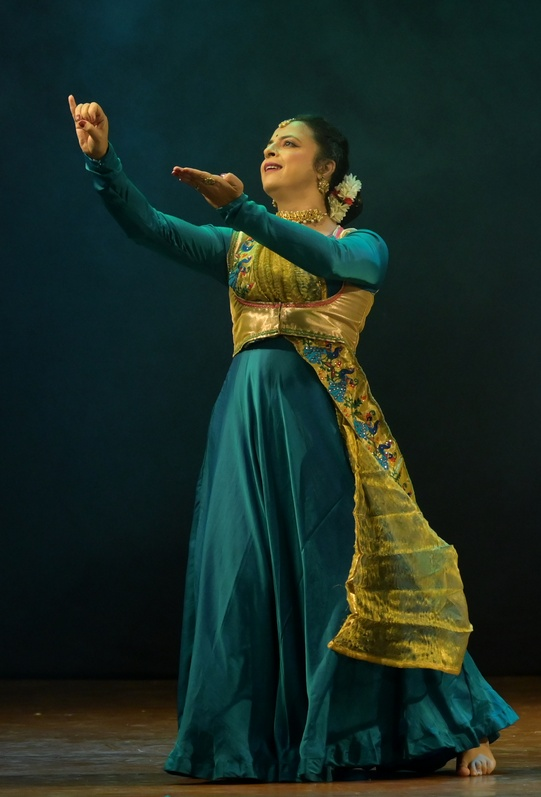
#> input picture images/gallery/KAU_0072.jpg, 541 x 797 px, shrunk from 1900 x 2798 before the run, found by its file name
$ python test-photo-regions.py
#> lines starting #> are read from the running program, lines starting #| are printed output that depends on the picture
from PIL import Image
import os

# Let's inspect the upper region of key files to understand where face and hands sit
targets = ['KAU_0072.jpg', 'KAU_0235.jpg', 'KAU_0258.jpg', 'KAU_6108.jpg', 'KAU_6116.jpg', 'KAU_8551.jpg', 'KAU_8970.jpg', 'KAU_9480.jpg']

for t in targets:
    p = os.path.join('public/images/gallery', t)
    im = Image.open(p)
#> im is the input picture: PIL image 541x797 RGB; mean R, G, B 27.4, 44.4, 36.5
    w, h = im.size
#> w = 541; h = 797
    print(f"=== {t} ({w}x{h}) ===")
#| === KAU_0072.jpg (541x797) ===

    # Analyze brightness per vertical quarter
    q1 = im.crop((0, 0, w, int(h * 0.25))).convert('L')
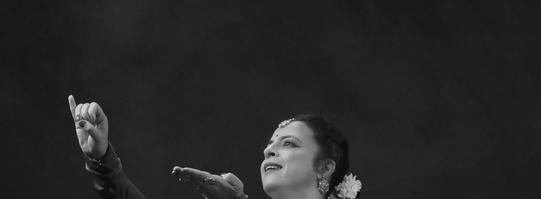
#> q1: PIL image 541x199 L; min 5, max 247, mean 37.8
    q2 = im.crop((0, int(h * 0.25), w, int(h * 0.5))).convert('L')
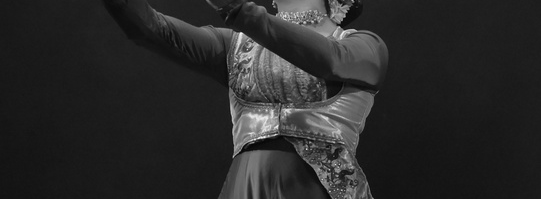
#> q2: PIL image 541x199 L; min 4, max 242, mean 41.2
    q3 = im.crop((0, int(h * 0.5), w, int(h * 0.75))).convert('L')
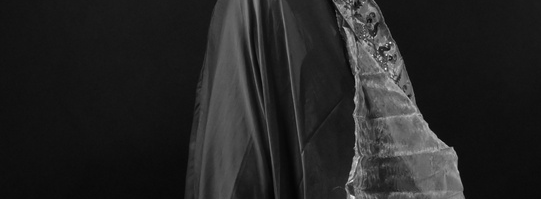
#> q3: PIL image 541x199 L; min 3, max 249, mean 36.8
    q4 = im.crop((0, int(h * 0.75), w, h)).convert('L')
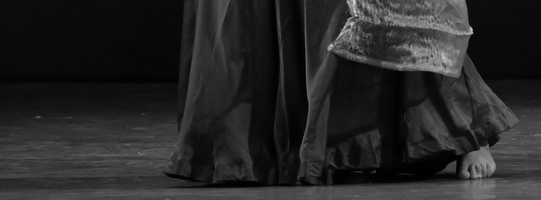
#> q4: PIL image 541x200 L; min 0, max 226, mean 38

    def avg(img):
        stat = img.getextrema()
#> stat = (5, 247)
        hist = img.histogram()
#> hist = 256 values, max 11553 at index 33, min 0 at index 0, mean 420.5
        total = sum(i * n for i, n in enumerate(hist))
#> total = 4064458
        return round(total / (img.size[0] * img.size[1]), 1)

    print(f"  Top 0-25% (Head/Mudras): avg lum = {avg(q1)}")
#|   Top 0-25% (Head/Mudras): avg lum = 37.8
    print(f"  25-50% (Chest/Arms/Abhinaya): avg lum = {avg(q2)}")
#|   25-50% (Chest/Arms/Abhinaya): avg lum = 41.2
    print(f"  50-75% (Waist/Ghera): avg lum = {avg(q3)}")
#|   50-75% (Waist/Ghera): avg lum = 36.8
    print(f"  75-100% (Feet/Stage): avg lum = {avg(q4)}")
#|   75-100% (Feet/Stage): avg lum = 38.0
#> pass 2 of the loop `for t in targets:`:
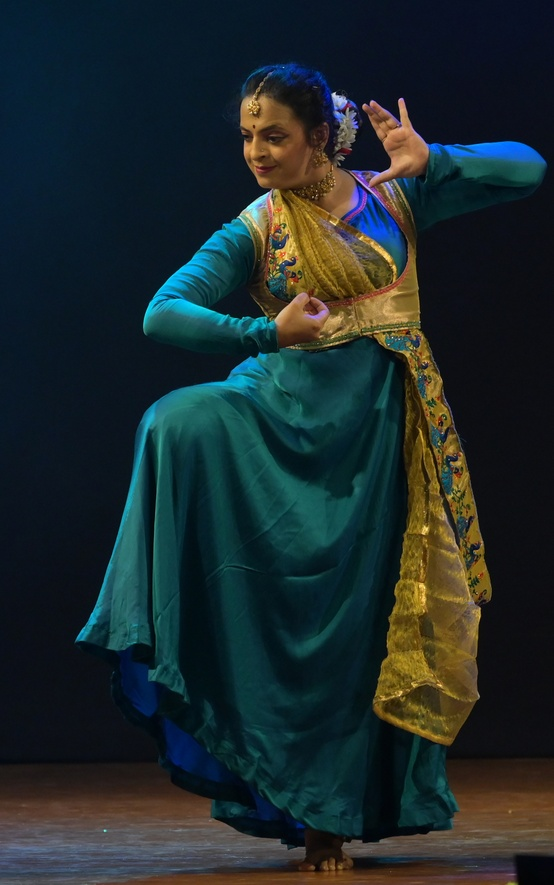
#> input picture images/gallery/KAU_0235.jpg, 554 x 885 px, shrunk from 1944 x 3108 before the run, found by its file name
#> im is the input picture: PIL image 554x885 RGB; mean R, G, B 29.6, 41.7, 43.5
#| === KAU_0235.jpg (554x885) ===
#> q1: PIL image 554x221 L
#> q2: PIL image 554x221 L
#> `q3 = im.crop((0, int(h * 0.5), w, int(h * 0.75))).convert('L')`:
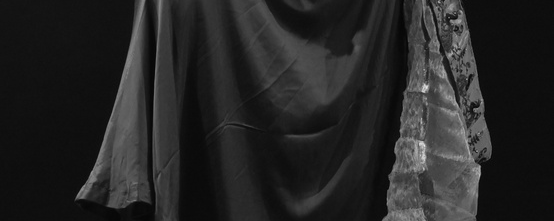
#> q3: PIL image 554x221 L; min 3, max 233, mean 37.2
#> `q4 = im.crop((0, int(h * 0.75), w, h)).convert('L')`:
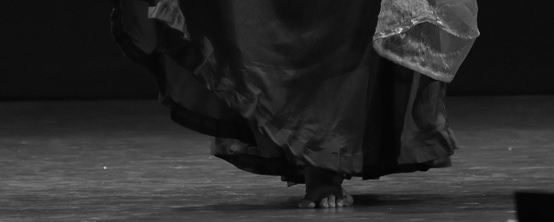
#> q4: PIL image 554x222 L; min 1, max 227, mean 40.8
#|   Top 0-25% (Head/Mudras): avg lum = 32.8
#|   25-50% (Chest/Arms/Abhinaya): avg lum = 42.4
#|   50-75% (Waist/Ghera): avg lum = 37.2
#|   75-100% (Feet/Stage): avg lum = 40.8
#> pass 3 of the loop `for t in targets:`:
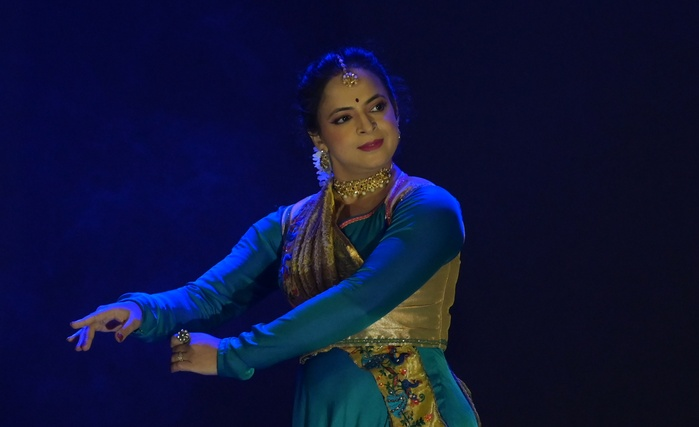
#> input picture images/gallery/KAU_0258.jpg, 699 x 427 px, shrunk from 2454 x 1500 before the run, found by its file name
#> im is the input picture: PIL image 699x427 RGB; mean R, G, B 15.7, 20.2, 56.3
#| === KAU_0258.jpg (699x427) ===
#> q1: PIL image 699x106 L
#> q2: PIL image 699x107 L
#> `q3 = im.crop((0, int(h * 0.5), w, int(h * 0.75))).convert('L')`:
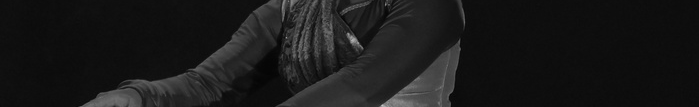
#> q3: PIL image 699x107 L; min 4, max 196, mean 25.6
#> `q4 = im.crop((0, int(h * 0.75), w, h)).convert('L')`:
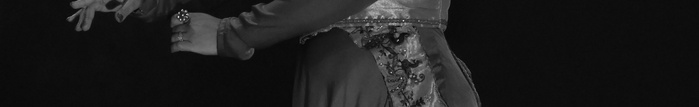
#> q4: PIL image 699x107 L; min 4, max 222, mean 28.3
#|   Top 0-25% (Head/Mudras): avg lum = 14.9
#|   25-50% (Chest/Arms/Abhinaya): avg lum = 22.9
#|   50-75% (Waist/Ghera): avg lum = 25.6
#|   75-100% (Feet/Stage): avg lum = 28.3
#> (the run stopped early here; a loop or call above may not have finished)
